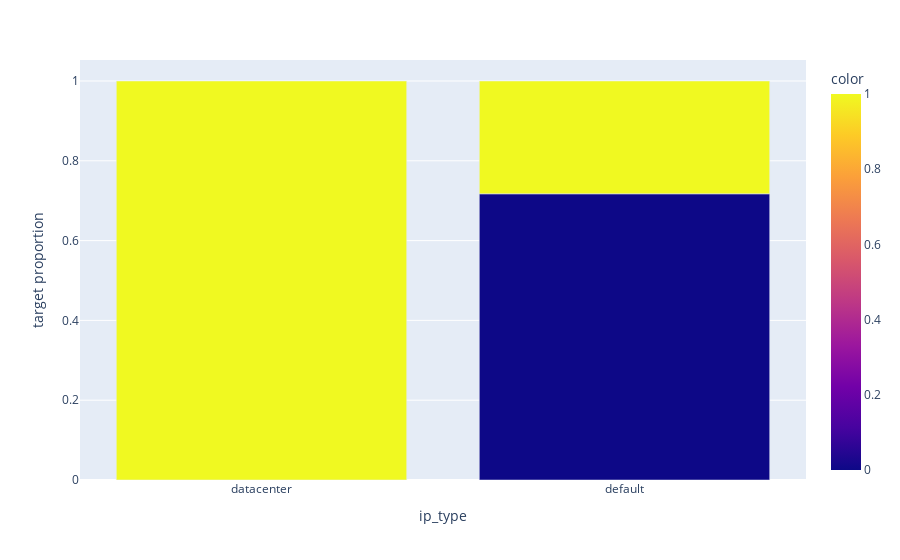

Notebook code for this chart:
### Code cell
data=df
column = "ip_type"
target="target"
counts = data.group_by(column, target).agg(pl.count())
target_counts = counts.group_by(column).agg(pl.col("count").sum().alias("total"))
proportions = counts.join(target_counts, on=column)
proportions = proportions.with_columns(
    proportion=pl.col("count") / pl.col("total")
).sort((column, target))
px.bar(
    x=proportions[column].to_list(),
    y=proportions["proportion"].to_list(),
    color=proportions[target].to_list(),
    color_discrete_sequence=px.colors.qualitative.Antique,
    labels={
        "x": column,
        "y": f"{target} proportion",
    }
)

### Figure 1 — Plotly figure (JSON) as saved in the notebook; plotly's stock layout.template omitted (floating-point values rounded to 4 significant figures)
{"data": [{"alignmentgroup": "True", "hovertemplate": "ip_type=%{x}<br>target proportion=%{y}<br>color=%{marker.color}<extra></extra>", "legendgroup": "", "marker": {"color": [1, 0, 1], "coloraxis": "coloraxis", "pattern": {"shape": ""}}, "name": "", "offsetgroup": "", "orientation": "v", "showlegend": false, "textposition": "auto", "type": "bar", "x": ["datacenter", "default", "default"], "xaxis": "x", "y": [1, 0.7173, 0.2827], "yaxis": "y"}], "layout": {"barmode": "relative", "coloraxis": {"colorbar": {"title": {"text": "color"}}, "colorscale": [[0, "#0d0887"], [0.1111, "#46039f"], [0.2222, "#7201a8"], [0.3333, "#9c179e"], [0.4444, "#bd3786"], [0.5556, "#d8576b"], [0.6667, "#ed7953"], [0.7778, "#fb9f3a"], [0.8889, "#fdca26"], [1, "#f0f921"]]}, "legend": {"tracegroupgap": 0}, "margin": {"t": 60}, "xaxis": {"anchor": "y", "domain": [0, 1], "title": {"text": "ip_type"}}, "yaxis": {"anchor": "x", "domain": [0, 1], "title": {"text": "target proportion"}}}}
